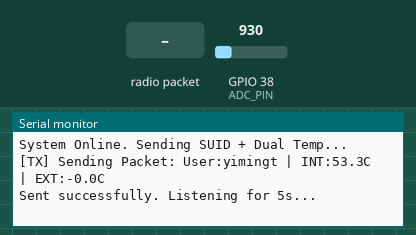
Bench run of a sketch on a simulated ESP32. Parts: the last lines printed to the serial monitor. Inputs (shaded band) come from the test bench; at power-on: GPIO 38 (ADC_PIN) = 930 (analog values on the 0–4095 scale). No radio packets arrive unless stated.

Above: at 1.2 s.
1.3 s: radio packet "1" arrives
At 2.0 s:
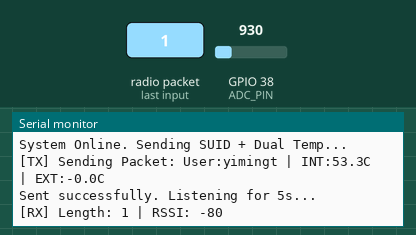
2.8 s: GPIO 38 (ADC_PIN) set to 1004
At 17.8 s:
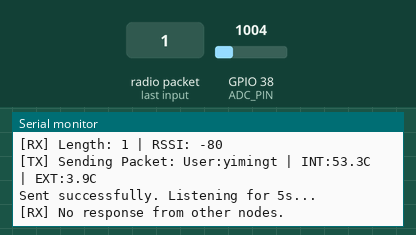

Measured:
- after the input at 1.3 s, the serial monitor: prints a new line at once (image 1)
- after the input at 2.8 s, the serial monitor: prints a new line after 8.6 s (image 2)

The sketch:

Lab2_Sec5_LoRa_starter.ino
```cpp
// #include <SPI.h>
// #include <Arduino.h>
// #include <RH_RF95.h>

// extern "C" uint8_t temprature_sens_read();

// // Link Budget Parameters
// #define RF_FREQUENCY          916.0
// #define TX_OUTPUT_POWER       20
// #define LORA_BANDWIDTH        250000
// #define LORA_SPREADING_FACTOR 11
// #define LORA_CODINGRATE       5         // 5 = 4/5 (Required for 1638.4 chips)
// #define LORA_PREAMBLE_LENGTH  16

// // Hardware Pins
// #define RFM_CS   33
// #define RFM_RST  27
// #define RFM_INT  4     // GPIO 4 (Label A5 on ESP32 Feather V2)

// RH_RF95 rf95(RFM_CS, RFM_INT);
// uint8_t txpacket[256];

// // SPI Write with Verification
// static void spiWriteReg(uint8_t addr, uint8_t val) {
//     SPISettings cfg(8000000, MSBFIRST, SPI_MODE0);
//     SPI.beginTransaction(cfg);
//     digitalWrite(RFM_CS, LOW);
//     SPI.transfer(addr | 0x80);
//     SPI.transfer(val);
//     digitalWrite(RFM_CS, HIGH);
//     SPI.endTransaction();
// }

// void setup() {
//     Serial.begin(115200);
//     while (!Serial);

//     pinMode(RFM_RST, OUTPUT);
//     digitalWrite(RFM_RST, HIGH);

//     if (!rf95.init()) {
//         Serial.println("RFM95 init failed!");
//         while (1);
//     }

//     // Set Modulation Parameters
//     rf95.setFrequency(RF_FREQUENCY);
//     rf95.setTxPower(TX_OUTPUT_POWER, false);
//     rf95.setSignalBandwidth(LORA_BANDWIDTH);
//     rf95.setSpreadingFactor(LORA_SPREADING_FACTOR);
//     rf95.setCodingRate4(LORA_CODINGRATE);
//     rf95.setPreambleLength(LORA_PREAMBLE_LENGTH);
//     rf95.setLowDatarate(); // Critical for SF11 robustness

//     // Set Sync Word (Must be done after init)
//     spiWriteReg(0x39, 0x2B);
//     Serial.println("LoRa Initialized. Frequency: 916MHz, Sync: 0x2B");
// }

// void loop() {
//     // --- PACKET CONSTRUCTION ---
//     const char* suid = "yimingt";
//     size_t txLen = 0;
//     auto append8    = [&](uint8_t v)  { txpacket[txLen++] = v; };
//     auto append32le = [&](uint32_t v) { for (int i = 0; i < 4; i++) append8((v >> (8*i)) & 0xFF); };

//     // Meshtastic Network Header (16 bytes)
//     append32le(0xFFFFFFFF);           // Destination (Broadcast)
//     memcpy(txpacket + 4, suid, 4);    // Source (First 4 bytes of your ID: 'yimi')
//     txLen += 4;
//     append32le(0x00000001);           // Packet ID
//     append8(0x63);                    // Flags: Hops remaining 3, Hop limit 3
//     append8(0x08);                    // Channel Hash
//     append8(0x00);                    // Next-Hop
//     append8(0x00);                    // Last-Hop

//     // Payload
//     float tempC = (temprature_sens_read() - 32) / 1.8f;
//     char msg[64];
//     snprintf(msg, sizeof(msg), "Temp: %.2f C from %s", tempC, suid);
//     for(int i=0; msg[i] != '\0'; i++) append8(msg[i]);

//     Serial.printf("\n[SEND] Sending %d bytes (ID: %s)... ", (int)txLen, suid);
//     rf95.send(txpacket, (uint8_t)txLen);

//     if (rf95.waitPacketSent(2000)) {
//         Serial.println("Success! Listening for 5s...");

//         // --- RECEIVE LOGIC ---
//         uint8_t buf[RH_RF95_MAX_MESSAGE_LEN];
//         uint8_t len = sizeof(buf);
//         if (rf95.waitAvailableTimeout(5000)) {
//             if (rf95.recv(buf, &len)) {
//                 // Null-terminate safely to prevent garbage characters
//                 if (len < RH_RF95_MAX_MESSAGE_LEN) buf[len] = '\0';

//                 Serial.printf("[REPLY] Length: %d, RSSI: %d\n", len, rf95.lastRssi());
//                 if (len > 16) {
//                     Serial.print("Repeater Message: ");
//                     Serial.println((char*)buf + 16);
//                 }
//             }
//         } else {
//             Serial.println("No reply received.");
//         }
//     } else {
//         Serial.println("Transmit failed.");
//     }

//     delay(10000); // Wait 10 seconds before sending again
// }


#include <SPI.h>
#include <Arduino.h>
#include <RH_RF95.h>

// Link the internal ESP32 temperature function
extern "C" uint8_t temprature_sens_read();

// --- Hardware Pins & Config ---
#define ADC_PIN A2
#define RFM_CS   33
#define RFM_RST  27
#define RFM_INT  4

// --- LoRa Parameters ---
#define RF_FREQUENCY          916.0
#define TX_OUTPUT_POWER       20
#define LORA_BANDWIDTH        250000
#define LORA_SPREADING_FACTOR 11
#define LORA_CODINGRATE       5
#define LORA_PREAMBLE_LENGTH  16

RH_RF95 rf95(RFM_CS, RFM_INT);
uint8_t txpacket[256];

// Helper to write to LoRa registers
static void spiWriteReg(uint8_t addr, uint8_t val) {
    SPISettings cfg(8000000, MSBFIRST, SPI_MODE0);
    SPI.beginTransaction(cfg);
    digitalWrite(RFM_CS, LOW);
    SPI.transfer(addr | 0x80);
    SPI.transfer(val);
    digitalWrite(RFM_CS, HIGH);
    SPI.endTransaction();
}

void setup() {
    Serial.begin(115200);
    while (!Serial);

    // Set ADC to 12-bit for TMP36 sensor
    analogReadResolution(12);

    pinMode(RFM_RST, OUTPUT);
    digitalWrite(RFM_RST, HIGH);

    if (!rf95.init()) {
        Serial.println("RFM95 init failed!");
        while (1);
    }

    // Set Modulation Parameters
    rf95.setFrequency(RF_FREQUENCY);
    rf95.setTxPower(TX_OUTPUT_POWER, false);
    rf95.setSignalBandwidth(LORA_BANDWIDTH);
    rf95.setSpreadingFactor(LORA_SPREADING_FACTOR);
    rf95.setCodingRate4(LORA_CODINGRATE);
    rf95.setPreambleLength(LORA_PREAMBLE_LENGTH);
    rf95.setLowDatarate();

    // Sync Word 0x2B for Meshtastic compatibility
    spiWriteReg(0x39, 0x2B);
    Serial.println("System Online. Sending SUID + Dual Temp...");
}

void loop() {
    // 1. Read External Physical Sensor (TMP36)
    analogSetPinAttenuation(ADC_PIN, ADC_6db);
    delay(50);
    int rawADC = analogRead(ADC_PIN);
    float vExt = (rawADC * 2.2) / 4096.0;
    float extTempC = ((vExt * 1000.0) - 500.0) / 10.0;

    // 2. Read Internal ESP32 Sensor
    float intTempC = (temprature_sens_read() - 32) / 1.8f;

    // 3. Build Packet
    const char* suid = "yimingt";
    size_t txLen = 0;
    auto append8    = [&](uint8_t v)  { txpacket[txLen++] = v; };
    auto append32le = [&](uint32_t v) { for (int i = 0; i < 4; i++) append8((v >> (8*i)) & 0xFF); };

    // --- Meshtastic Header (16 bytes) ---
    append32le(0xFFFFFFFF);           // Destination (Broadcast)
    memcpy(txpacket + 4, suid, 4);    // Source (first 4 bytes of SUID: 'yimi')
    txLen += 4;
    append32le(0x00000001);           // Packet ID
    append8(0x63);                    // Flags (Hops/Limit)
    append8(0x08);                    // Channel Hash
    append8(0x00);                    // Next-Hop
    append8(0x00);                    // Last-Hop

    // --- Payload: SUID + BOTH TEMPS ---
    char msg[100];
    snprintf(msg, sizeof(msg), "User:%s | INT:%.1fC | EXT:%.1fC", suid, intTempC, extTempC);

    // Copy message into packet starting after the 16-byte header
    for(int i=0; msg[i] != '\0'; i++) append8(msg[i]);

    // 4. Transmit
    Serial.printf("\n[TX] Sending Packet: %s\n", msg);
    rf95.send(txpacket, (uint8_t)txLen);

    if (rf95.waitPacketSent(2000)) {
        Serial.println("Sent successfully. Listening for 5s...");

        // 5. Receive & Print Logic
        uint8_t buf[RH_RF95_MAX_MESSAGE_LEN];
        uint8_t len = sizeof(buf);
        if (rf95.waitAvailableTimeout(5000)) {
            if (rf95.recv(buf, &len)) {
                buf[len] = '\0'; // Safety null-terminate

                Serial.printf("[RX] Length: %d | RSSI: %d\n", len, rf95.lastRssi());
                if (len > 16) {
                    // Skips header to display the full string including SUID and temps
                    Serial.print("Repeater Data: ");
                    Serial.println((char*)buf + 16);
                }
            }
        } else {
            Serial.println("[RX] No response from other nodes.");
        }
    } else {
        Serial.println("[TX] Transmit failed.");
    }

    delay(10000); // 10-second heartbeat
}
```
